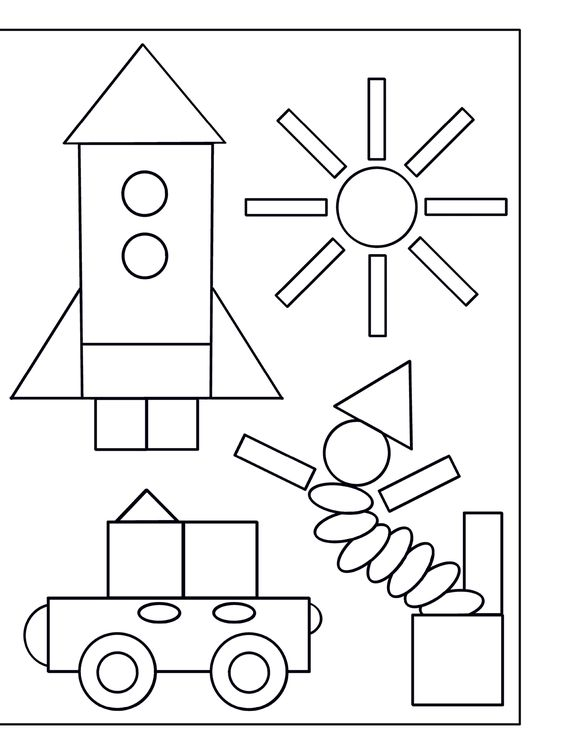
#> input picture PycharmProjects/opencv/img_opencv/count3.jpg, 564 x 753 px, found by its file name
$ python count1.py   (older library calls are emulated)
#> lines starting #> are read from the running program, lines starting #| are printed output that depends on the picture; after the words box and inside, x2 and y2 are one past the last pixel; in counts of white or black regions, pixels touching at a corner belong together

import  cv2 as cv,cv2
import numpy as np
import matplotlib.pyplot as plt


img = cv.imread(r'C:\Users\manht\PycharmProjects\opencv\img_opencv\count3.jpg',0)
#> img: shape (753, 564); min 0, max 255, mean 239.2
img_medianBlur = cv.medianBlur(img, 5)
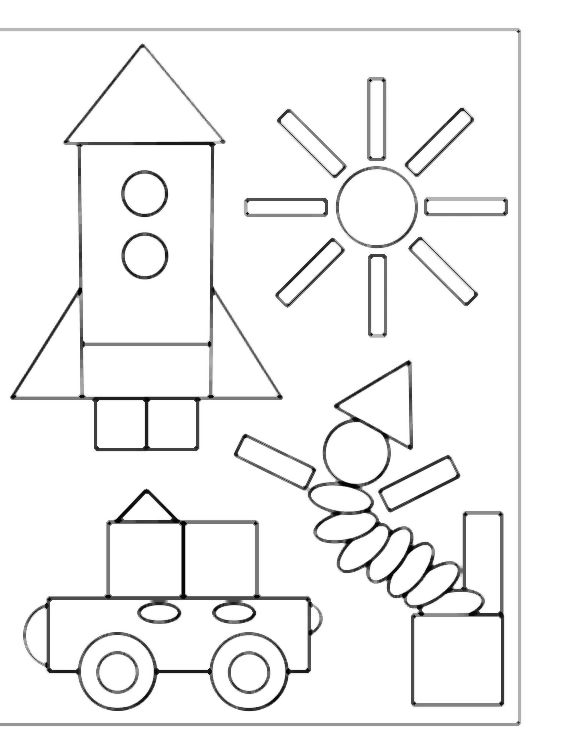
#> img_medianBlur: shape (753, 564); min 3, max 255, mean 243.2
img_GaussianBlur = cv.GaussianBlur(img,(5,5),cv.BORDER_DEFAULT)
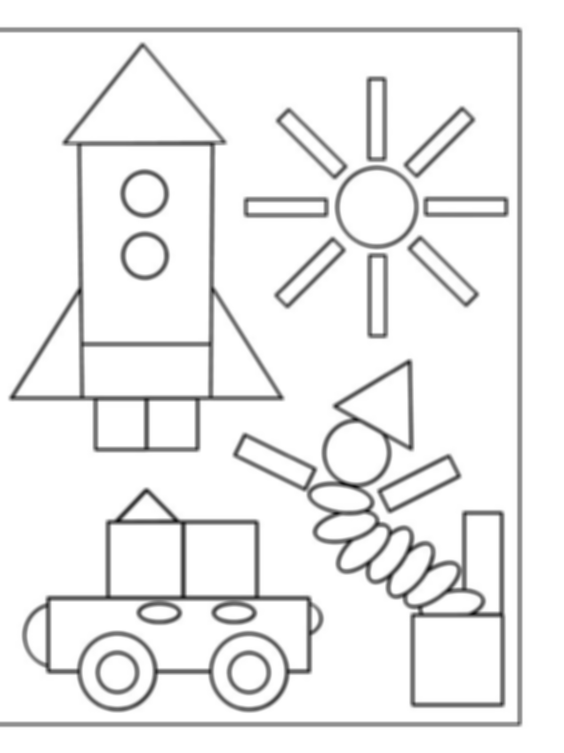
#> img_GaussianBlur: shape (753, 564); min 17, max 255, mean 239.2
img_BINARY = cv.adaptiveThreshold(img_GaussianBlur, 255, cv.ADAPTIVE_THRESH_GAUSSIAN_C, cv.THRESH_BINARY, 35, 1)
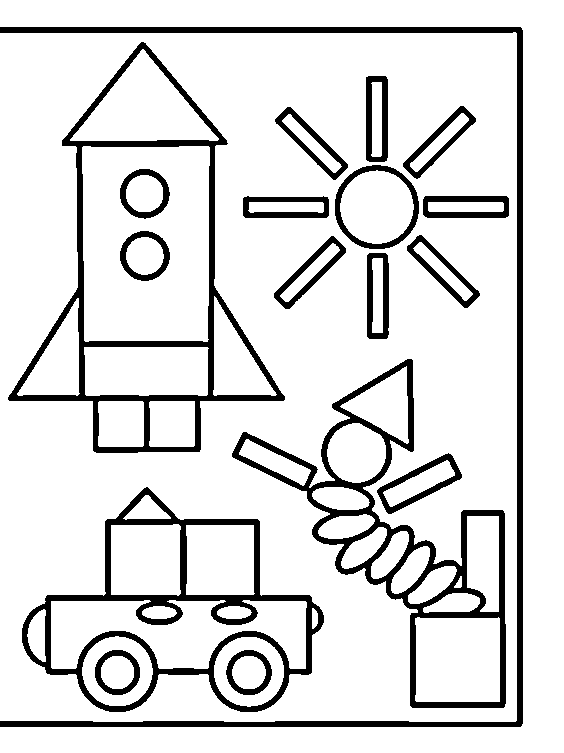
#> img_BINARY: shape (753, 564); 87% white; 18 black regions, largest, box (x1, y1, x2, y2) and area: (232, 359, 506, 708) 10933, (8, 42, 285, 453) 10284, (0, 27, 523, 727) 10185
kenel = np.ones((2,2),np.uint8)
img_erode= cv.erode(img_BINARY,kenel,iterations=1)
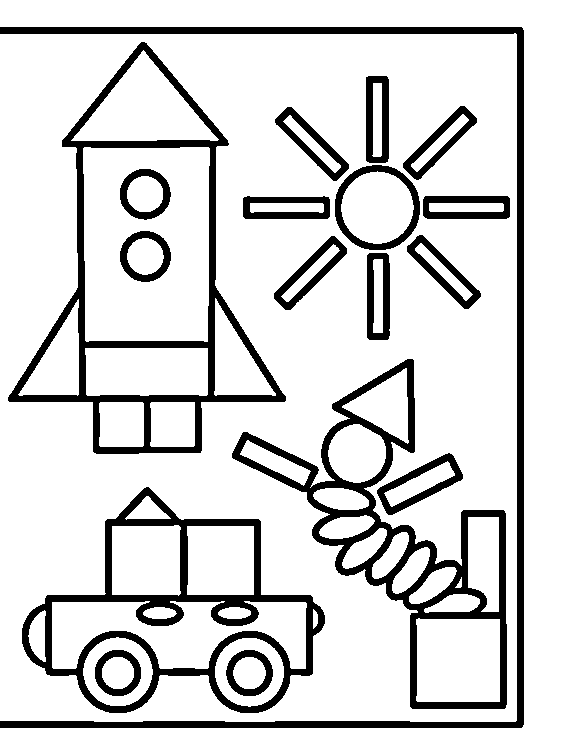
#> img_erode: shape (753, 564); 84.4% white; 18 black regions, largest, box (x1, y1, x2, y2) and area: (232, 359, 507, 709) 13132, (8, 42, 286, 454) 12257, (0, 27, 524, 728) 11930
img_dilate= cv.dilate(img_erode,kenel,iterations=1)
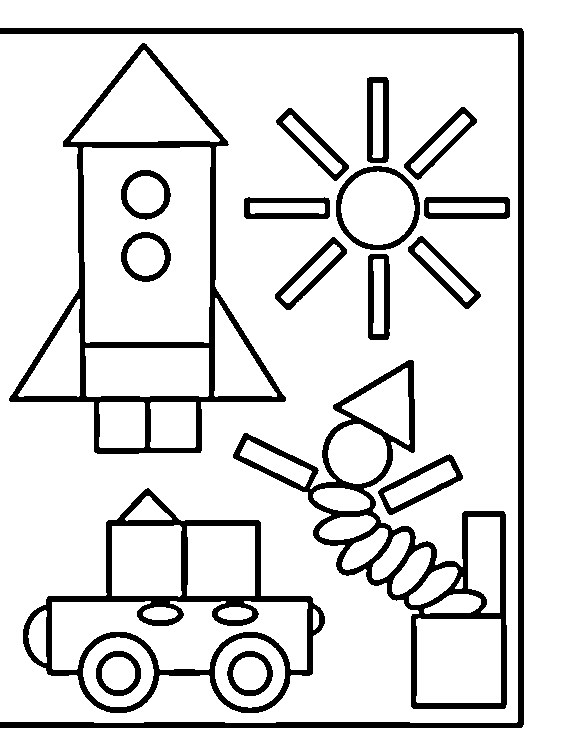
#> img_dilate: shape (753, 564); 86.9% white; 18 black regions, largest, box (x1, y1, x2, y2) and area: (233, 360, 507, 709) 10942, (9, 43, 286, 454) 10289, (0, 28, 524, 728) 10197
for i in range (0,img_dilate.shape[0]):
    for j in range (0,img_dilate.shape[1]):
        img_dilate[i,j] =255- img_dilate[i,j]
#> img_dilate: shape (753, 564); 13.1% white; 18 white regions
#img_cany = cv.Canny(img_dilate,1,2)
#cv2.imshow('img_cany',img_cany)
'''ret, thresh = cv.threshold(img_dilate,127, 255, 0)
im2, contours, hierarchy = cv.findContours(thresh, cv.RETR_TREE, cv.CHAIN_APPROX_SIMPLE)
print(len(contours))

hinhtron = []
hinhvuong=[]
hinhtamgiac = []
for contour in contours:
    shape = cv.approxPolyDP(contour, 0.012*cv.arcLength(contour, True), True)
    if len(shape) > 11 and len(shape) <14 :
        hinhtron.append(shape)
        img_drawContours = cv.drawContours(img_dilate, contour, -1, (255, 255, 0), 1)
    elif len(shape) ==5:
        hinhvuong.append(shape)
    elif len(shape) == 3:
        hinhtamgiac.append(shape)
 '''
font = cv2.FONT_HERSHEY_COMPLEX
_, threshold = cv2.threshold(img_dilate, 155, 255, cv2.THRESH_BINARY)
_, contours, _ = cv2.findContours(threshold, cv2.RETR_TREE, cv2.CHAIN_APPROX_SIMPLE)
#> contours = 62 contours; largest, box (x1, y1, x2, y2) and area: (9, 43, 286, 454) 57358, (23, 488, 325, 713) 39758, (233, 360, 507, 709) 33310, (82, 146, 212, 344) 24742, (51, 600, 309, 671) 11170

tron =[]
vuong = []
tamgiac = []
for cnt in contours:
    approx = cv2.approxPolyDP(cnt, 0.02*cv2.arcLength(cnt, True), True)
    cv2.drawContours(img, [approx], 0, (0), 5)
    x = approx.ravel()[0]
    y = approx.ravel()[1]
    if len(approx) == 3:
        cv2.putText(img, "tam giac", (x, y), font, 1,0)
        img_drawContours = cv.drawContours(img, [approx], -1, (255, 255, 0), 2)
        tamgiac.append(cnt)
#> this loop made 62 passes
#> (x, y) on passes 1 to 12: (24, 625), (238, 638), (245, 651), (242, 657), (106, 638), (113, 651), (113, 656), (44, 609), (313, 608), (217, 612), (142, 612), (51, 602)
#> (approx, x, y) on passes 13, 14, 15, 16, 17, 19: ([[187, 525], [255, 526], [254, 596], [186, 595]], 187, 525), ([[179, 524], [182, 594], [112, 596], [111, 526]], 179, 524), ([[124, 518], [149, 495], [172, 519], [126, 521]], 124, 518), ([[453, 457], [381, 488], [387, 512], [460, 480]], 453, 457), ([[455, 477], [389, 506], [385, 491], [447, 460]], 455, 477), ([[415, 619], [500, 618], [501, 702], [417, 703]], 415, 619)
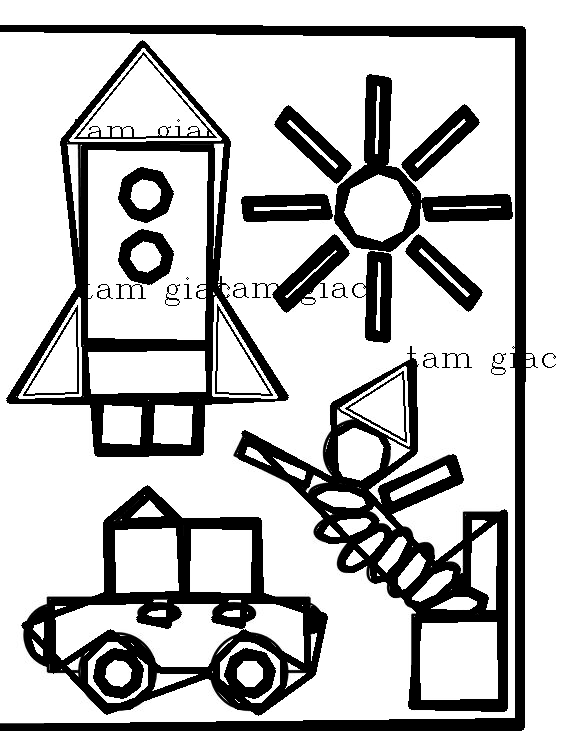
#> img: shape (753, 564); min 0, max 255, mean 192.9
#> after the loop, tamgiac = 4 contours; box (x1, y1, x2, y2) and area: (70, 49, 221, 143) 7063, (213, 297, 278, 398) 3260, (17, 298, 81, 398) 3192, (341, 367, 411, 446) 2762
'''    elif len(approx) == 4:
        cv2.putText(img, "vuong", (x, y), font, 1, (0))
        img_drawContours = cv.drawContours(img, [approx], -1, (255, 255, 0), 2)
        vuong.append(cnt)
    elif len(approx) == 5:
        cv2.putText(img, "5 canh", (x, y), font, 1, (0))
    elif 6 < len(approx) < 15:
        cv2.putText(img, "elise", (x, y), font, 1, (0))
    else:
        cv2.putText(img, "tron", (x, y), font, 1, (0))'''


print('hinh tron ',str(len(tron)))
print(' hinh vuong  ',str(len(vuong)))
print('hinh tam giac ',str(len(tamgiac)))
#| hinh tam giac  4
cv.imshow('img_drawContours',img_drawContours)
cv2.waitKey(0)
cv2.destroyAllWindows()

$ run again, with PycharmProjects/opencv/img_opencv/count2.jpg copied over PycharmProjects/opencv/img_opencv/count3.jpg
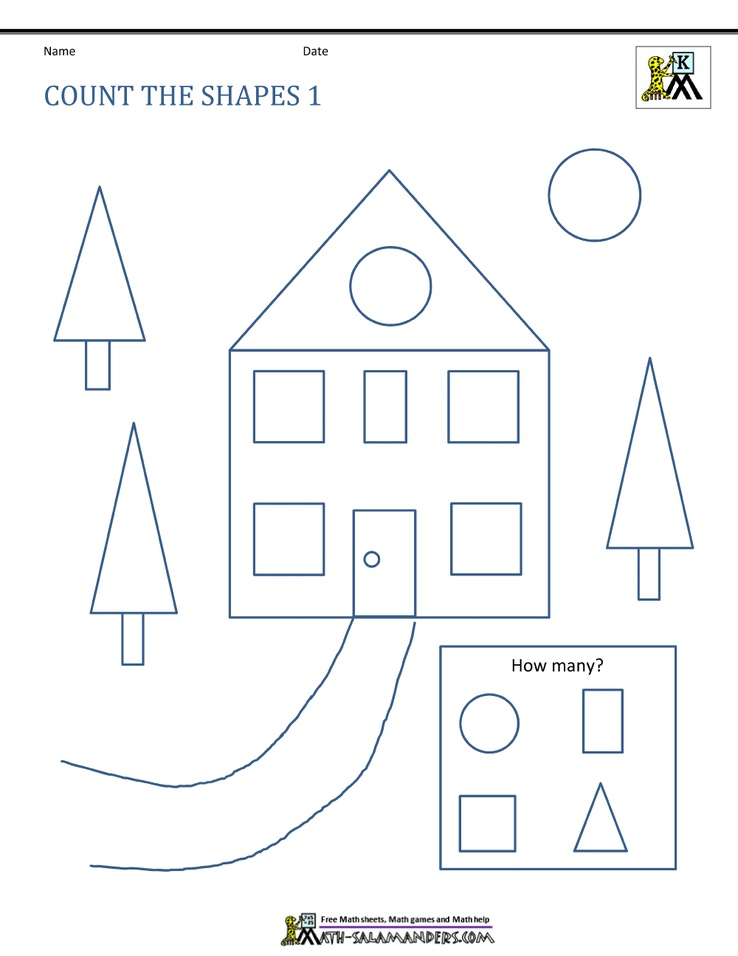
#> input picture PycharmProjects/opencv/img_opencv/count2.jpg, 738 x 956 px, shrunk from 1000 x 1294 before the run, found by its file name
#> `img_BINARY = cv.adaptiveThreshold(img_GaussianBlur, 255, cv.ADAPTIVE_T..`:
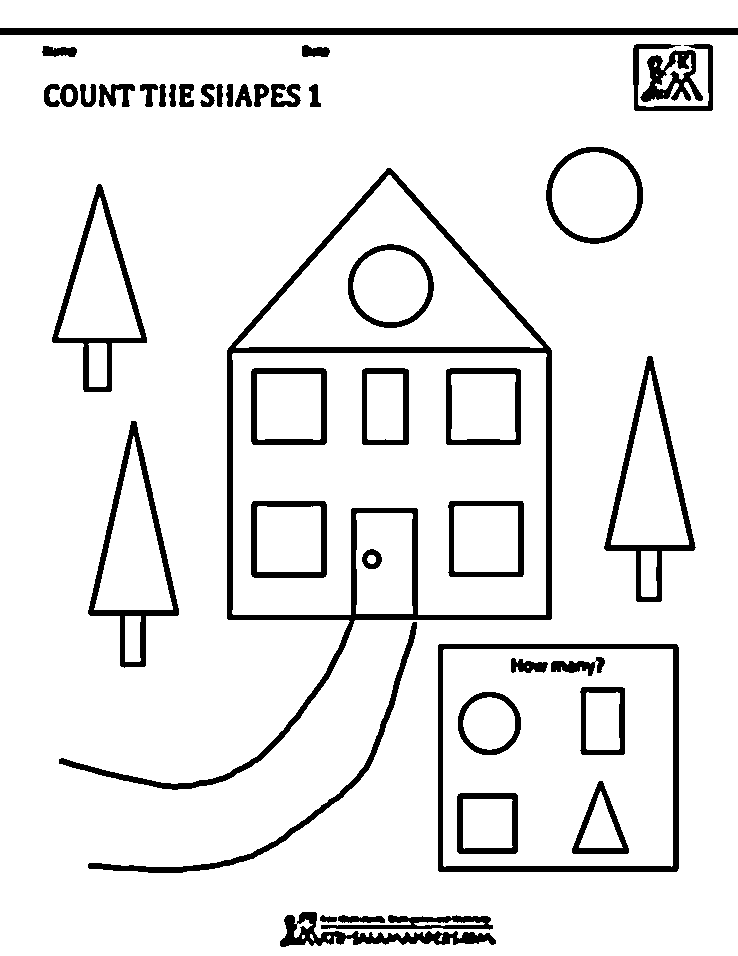
#> img_BINARY: shape (956, 738); 91.2% white; 44 black regions, largest, box (x1, y1, x2, y2) and area: (59, 168, 552, 790) 13002, (0, 28, 738, 35) 5166, (438, 644, 679, 872) 5026
#> img_erode: shape (956, 738); 89.4% white; 40 black regions, largest, box (x1, y1, x2, y2) and area: (59, 168, 553, 791) 15591, (438, 644, 680, 873) 5944, (0, 28, 738, 36) 5904
#> contours = 78 contours, 5 with area under 20; largest, box (x1, y1, x2, y2) and area: (60, 169, 553, 791) 118932, (232, 353, 549, 617) 75531, (439, 645, 680, 873) 54473, (443, 649, 675, 869) 50356, (236, 175, 545, 350) 26754
#> the loop `for cnt in contours:` made 78 passes
#> (x, y) on passes 4, 5, 6, 7, 8, 9, 16, 17: (281, 942), (327, 939), (443, 935), (302, 936), (311, 934), (309, 920), (483, 693), (488, 697)
#> after the loop `for cnt in contours:`:
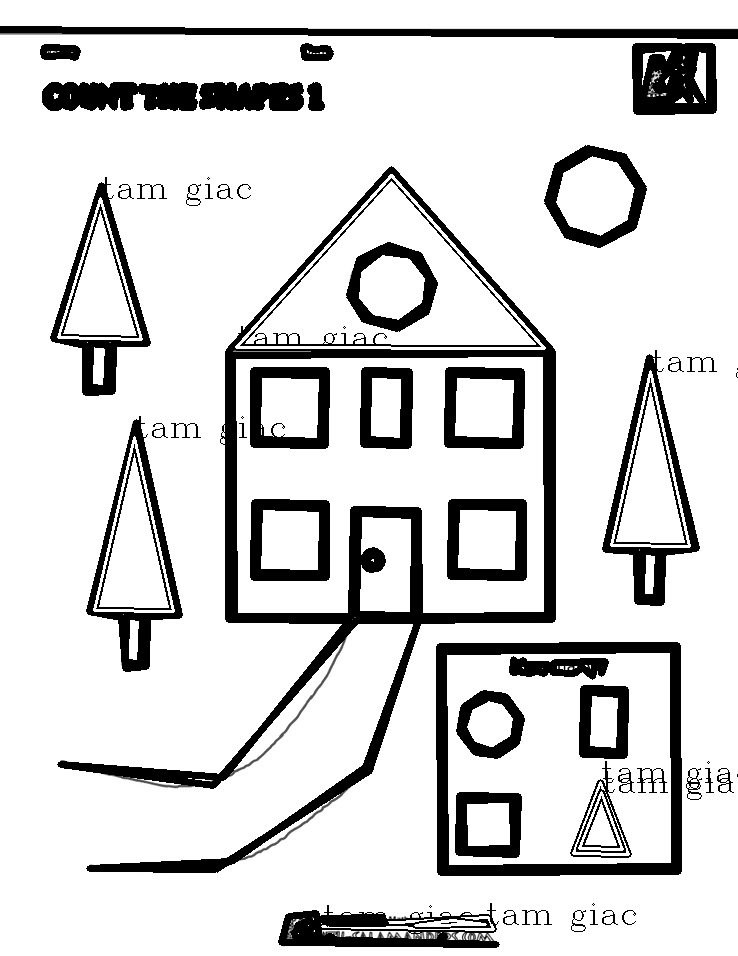
#> img: shape (956, 738); min 0, max 255, mean 214.5
#> after the loop `for cnt in contours:`: tamgiac = 8 contours; box (x1, y1, x2, y2) and area: (236, 175, 545, 350) 26754, (611, 371, 691, 547) 7082, (94, 437, 175, 612) 7078, (58, 198, 143, 340) 6061, (573, 782, 630, 855) 2250, (579, 792, 624, 850) 1340, (322, 916, 494, 931) 1270, (415, 920, 486, 928) 272
#| hinh tam giac  8

$ run again, with PycharmProjects/opencv/img_opencv/count4.jpg copied over PycharmProjects/opencv/img_opencv/count3.jpg
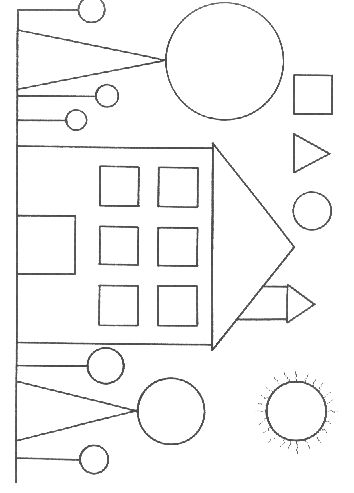
#> input picture PycharmProjects/opencv/img_opencv/count4.jpg, 354 x 493 px, found by its file name
#> img is the input picture: shape (493, 354); min 50, max 255, mean 245.5
#> `img_BINARY = cv.adaptiveThreshold(img_GaussianBlur, 255, cv.ADAPTIVE_T..`:
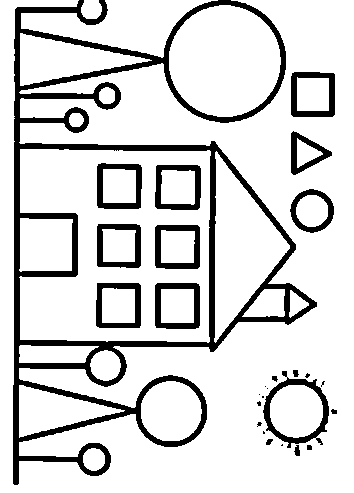
#> img_BINARY: shape (493, 354); 84.1% white; 27 black regions (10 under 20 px), largest, box (x1, y1, x2, y2) and area: (13, 0, 317, 485) 18943, (263, 371, 329, 448) 1162, (155, 283, 200, 329) 921
#> img_erode: shape (493, 354); 80.8% white; 21 black regions (3 under 20 px), largest, box (x1, y1, x2, y2) and area: (13, 0, 318, 486) 22817, (262, 371, 330, 457) 1577, (155, 283, 201, 330) 1079
#> contours = 49 contours, 12 with area under 20; largest, box (x1, y1, x2, y2) and area: (14, 0, 318, 486) 82780, (20, 149, 213, 345) 32865, (169, 5, 283, 119) 10004, (214, 152, 292, 344) 7454, (20, 33, 152, 88) 3662
#> the loop `for cnt in contours:` made 49 passes
#> (x, y) on passes 1, 3, 5, 6, 7, 9, 10, 11: (308, 446), (273, 440), (262, 424), (332, 411), (260, 402), (260, 395), (268, 389), (266, 387)
#> after the loop `for cnt in contours:`:
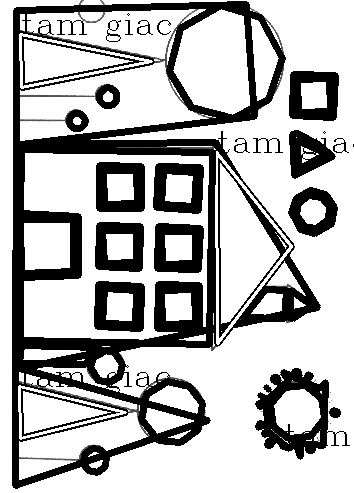
#> img: shape (493, 354); min 0, max 255, mean 180.9
#> after the loop `for cnt in contours:`: tamgiac = 4 contours, 1 with area under 20; largest, box (x1, y1, x2, y2) and area: (214, 152, 292, 344) 7454, (20, 33, 152, 88) 3662, (19, 385, 126, 439) 2926
#| hinh tam giac  4
